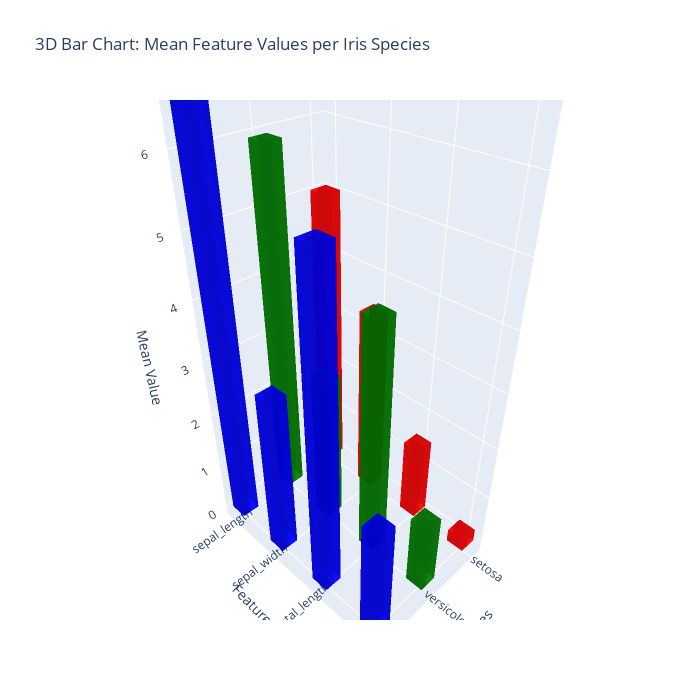

Source (notebook cell):
### Code cell
import numpy as np
import pandas as pd
import plotly.graph_objects as go
import seaborn as sns

# Load the Iris dataset and compute mean values per species for each feature
# iris = sns.load_dataset("iris")
features = ['sepal_length', 'sepal_width', 'petal_length', 'petal_width']
species = iris['species'].unique()
group_means = iris.groupby('species')[features].mean()

# Define colors for each species
colors = {'setosa': 'red', 'versicolor': 'green', 'virginica': 'blue'}

# Set bar dimensions in x and y directions
dx, dy = 0.3, 0.3

traces = []
for i, sp in enumerate(species):
    for j, feat in enumerate(features):
        height = group_means.loc[sp, feat]
        # Define base coordinates for the bar (centered at (i, j))
        x0, x1 = i - dx/2, i + dx/2
        y0, y1 = j - dy/2, j + dy/2
        # Define the 8 vertices of the bar
        vertices = np.array([
            [x0, y0, 0], [x1, y0, 0], [x1, y1, 0], [x0, y1, 0],
            [x0, y0, height], [x1, y0, height], [x1, y1, height], [x0, y1, height]
        ])
        # Define faces by splitting each rectangular face into two triangles
        faces = [[0, 1, 2], [0, 2, 3],  # bottom
                 [4, 5, 6], [4, 6, 7],  # top
                 [0, 1, 5], [0, 5, 4],  # front
                 [1, 2, 6], [1, 6, 5],  # right
                 [2, 3, 7], [2, 7, 6],  # back
                 [3, 0, 4], [3, 4, 7]]  # left
        i_faces, j_faces, k_faces = zip(*faces)
        # Create a Mesh3d trace for the bar
        traces.append(go.Mesh3d(
            x=vertices[:, 0],
            y=vertices[:, 1],
            z=vertices[:, 2],
            i=i_faces, j=j_faces, k=k_faces,
            color=colors[sp],
            opacity=0.8,
            name=f"{sp} - {feat}"
        ))

# Build and update the figure layout
fig = go.Figure(data=traces)
fig.update_layout(
    title="3D Bar Chart: Mean Feature Values per Iris Species",
    scene=dict(
        xaxis=dict(title="Species", tickvals=list(range(len(species))), ticktext=list(species)),
        yaxis=dict(title="Features", tickvals=list(range(len(features))), ticktext=features),
        zaxis=dict(title="Mean Value")
    ),
    width=700,
    height=700
)

fig.show()

### Figure 1 — Plotly figure (JSON) as saved in the notebook; plotly's stock layout.template omitted (floating-point values rounded to 4 significant figures)
{"data": [{"color": "red", "i": [0, 0, 4, 4, 0, 0, 1, 1, 2, 2, 3, 3], "j": [1, 2, 5, 6, 1, 5, 2, 6, 3, 7, 0, 4], "k": [2, 3, 6, 7, 5, 4, 6, 5, 7, 6, 4, 7], "name": "setosa - sepal_length", "opacity": 0.8, "type": "mesh3d", "x": [-0.15, 0.15, 0.15, -0.15, -0.15, 0.15, 0.15, -0.15], "y": [-0.15, -0.15, 0.15, 0.15, -0.15, -0.15, 0.15, 0.15], "z": [0, 0, 0, 0, 5.006, 5.006, 5.006, 5.006]}, {"color": "red", "i": [0, 0, 4, 4, 0, 0, 1, 1, 2, 2, 3, 3], "j": [1, 2, 5, 6, 1, 5, 2, 6, 3, 7, 0, 4], "k": [2, 3, 6, 7, 5, 4, 6, 5, 7, 6, 4, 7], "name": "setosa - sepal_width", "opacity": 0.8, "type": "mesh3d", "x": [-0.15, 0.15, 0.15, -0.15, -0.15, 0.15, 0.15, -0.15], "y": [0.85, 0.85, 1.15, 1.15, 0.85, 0.85, 1.15, 1.15], "z": [0, 0, 0, 0, 3.428, 3.428, 3.428, 3.428]}, {"color": "red", "i": [0, 0, 4, 4, 0, 0, 1, 1, 2, 2, 3, 3], "j": [1, 2, 5, 6, 1, 5, 2, 6, 3, 7, 0, 4], "k": [2, 3, 6, 7, 5, 4, 6, 5, 7, 6, 4, 7], "name": "setosa - petal_length", "opacity": 0.8, "type": "mesh3d", "x": [-0.15, 0.15, 0.15, -0.15, -0.15, 0.15, 0.15, -0.15], "y": [1.85, 1.85, 2.15, 2.15, 1.85, 1.85, 2.15, 2.15], "z": [0, 0, 0, 0, 1.462, 1.462, 1.462, 1.462]}, {"color": "red", "i": [0, 0, 4, 4, 0, 0, 1, 1, 2, 2, 3, 3], "j": [1, 2, 5, 6, 1, 5, 2, 6, 3, 7, 0, 4], "k": [2, 3, 6, 7, 5, 4, 6, 5, 7, 6, 4, 7], "name": "setosa - petal_width", "opacity": 0.8, "type": "mesh3d", "x": [-0.15, 0.15, 0.15, -0.15, -0.15, 0.15, 0.15, -0.15], "y": [2.85, 2.85, 3.15, 3.15, 2.85, 2.85, 3.15, 3.15], "z": [0, 0, 0, 0, 0.246, 0.246, 0.246, 0.246]}, {"color": "green", "i": [0, 0, 4, 4, 0, 0, 1, 1, 2, 2, 3, 3], "j": [1, 2, 5, 6, 1, 5, 2, 6, 3, 7, 0, 4], "k": [2, 3, 6, 7, 5, 4, 6, 5, 7, 6, 4, 7], "name": "versicolor - sepal_length", "opacity": 0.8, "type": "mesh3d", "x": [0.85, 1.15, 1.15, 0.85, 0.85, 1.15, 1.15, 0.85], "y": [-0.15, -0.15, 0.15, 0.15, -0.15, -0.15, 0.15, 0.15], "z": [0, 0, 0, 0, 5.936, 5.936, 5.936, 5.936]}, {"color": "green", "i": [0, 0, 4, 4, 0, 0, 1, 1, 2, 2, 3, 3], "j": [1, 2, 5, 6, 1, 5, 2, 6, 3, 7, 0, 4], "k": [2, 3, 6, 7, 5, 4, 6, 5, 7, 6, 4, 7], "name": "versicolor - sepal_width", "opacity": 0.8, "type": "mesh3d", "x": [0.85, 1.15, 1.15, 0.85, 0.85, 1.15, 1.15, 0.85], "y": [0.85, 0.85, 1.15, 1.15, 0.85, 0.85, 1.15, 1.15], "z": [0, 0, 0, 0, 2.77, 2.77, 2.77, 2.77]}, {"color": "green", "i": [0, 0, 4, 4, 0, 0, 1, 1, 2, 2, 3, 3], "j": [1, 2, 5, 6, 1, 5, 2, 6, 3, 7, 0, 4], "k": [2, 3, 6, 7, 5, 4, 6, 5, 7, 6, 4, 7], "name": "versicolor - petal_length", "opacity": 0.8, "type": "mesh3d", "x": [0.85, 1.15, 1.15, 0.85, 0.85, 1.15, 1.15, 0.85], "y": [1.85, 1.85, 2.15, 2.15, 1.85, 1.85, 2.15, 2.15], "z": [0, 0, 0, 0, 4.26, 4.26, 4.26, 4.26]}, {"color": "green", "i": [0, 0, 4, 4, 0, 0, 1, 1, 2, 2, 3, 3], "j": [1, 2, 5, 6, 1, 5, 2, 6, 3, 7, 0, 4], "k": [2, 3, 6, 7, 5, 4, 6, 5, 7, 6, 4, 7], "name": "versicolor - petal_width", "opacity": 0.8, "type": "mesh3d", "x": [0.85, 1.15, 1.15, 0.85, 0.85, 1.15, 1.15, 0.85], "y": [2.85, 2.85, 3.15, 3.15, 2.85, 2.85, 3.15, 3.15], "z": [0, 0, 0, 0, 1.326, 1.326, 1.326, 1.326]}, {"color": "blue", "i": [0, 0, 4, 4, 0, 0, 1, 1, 2, 2, 3, 3], "j": [1, 2, 5, 6, 1, 5, 2, 6, 3, 7, 0, 4], "k": [2, 3, 6, 7, 5, 4, 6, 5, 7, 6, 4, 7], "name": "virginica - sepal_length", "opacity": 0.8, "type": "mesh3d", "x": [1.85, 2.15, 2.15, 1.85, 1.85, 2.15, 2.15, 1.85], "y": [-0.15, -0.15, 0.15, 0.15, -0.15, -0.15, 0.15, 0.15], "z": [0, 0, 0, 0, 6.588, 6.588, 6.588, 6.588]}, {"color": "blue", "i": [0, 0, 4, 4, 0, 0, 1, 1, 2, 2, 3, 3], "j": [1, 2, 5, 6, 1, 5, 2, 6, 3, 7, 0, 4], "k": [2, 3, 6, 7, 5, 4, 6, 5, 7, 6, 4, 7], "name": "virginica - sepal_width", "opacity": 0.8, "type": "mesh3d", "x": [1.85, 2.15, 2.15, 1.85, 1.85, 2.15, 2.15, 1.85], "y": [0.85, 0.85, 1.15, 1.15, 0.85, 0.85, 1.15, 1.15], "z": [0, 0, 0, 0, 2.974, 2.974, 2.974, 2.974]}, {"color": "blue", "i": [0, 0, 4, 4, 0, 0, 1, 1, 2, 2, 3, 3], "j": [1, 2, 5, 6, 1, 5, 2, 6, 3, 7, 0, 4], "k": [2, 3, 6, 7, 5, 4, 6, 5, 7, 6, 4, 7], "name": "virginica - petal_length", "opacity": 0.8, "type": "mesh3d", "x": [1.85, 2.15, 2.15, 1.85, 1.85, 2.15, 2.15, 1.85], "y": [1.85, 1.85, 2.15, 2.15, 1.85, 1.85, 2.15, 2.15], "z": [0, 0, 0, 0, 5.552, 5.552, 5.552, 5.552]}, {"color": "blue", "i": [0, 0, 4, 4, 0, 0, 1, 1, 2, 2, 3, 3], "j": [1, 2, 5, 6, 1, 5, 2, 6, 3, 7, 0, 4], "k": [2, 3, 6, 7, 5, 4, 6, 5, 7, 6, 4, 7], "name": "virginica - petal_width", "opacity": 0.8, "type": "mesh3d", "x": [1.85, 2.15, 2.15, 1.85, 1.85, 2.15, 2.15, 1.85], "y": [2.85, 2.85, 3.15, 3.15, 2.85, 2.85, 3.15, 3.15], "z": [0, 0, 0, 0, 2.026, 2.026, 2.026, 2.026]}], "layout": {"height": 700, "scene": {"xaxis": {"ticktext": ["setosa", "versicolor", "virginica"], "tickvals": [0, 1, 2], "title": {"text": "Species"}}, "yaxis": {"ticktext": ["sepal_length", "sepal_width", "petal_length", "petal_width"], "tickvals": [0, 1, 2, 3], "title": {"text": "Features"}}, "zaxis": {"title": {"text": "Mean Value"}}}, "title": {"text": "3D Bar Chart: Mean Feature Values per Iris Species"}, "width": 700}}
